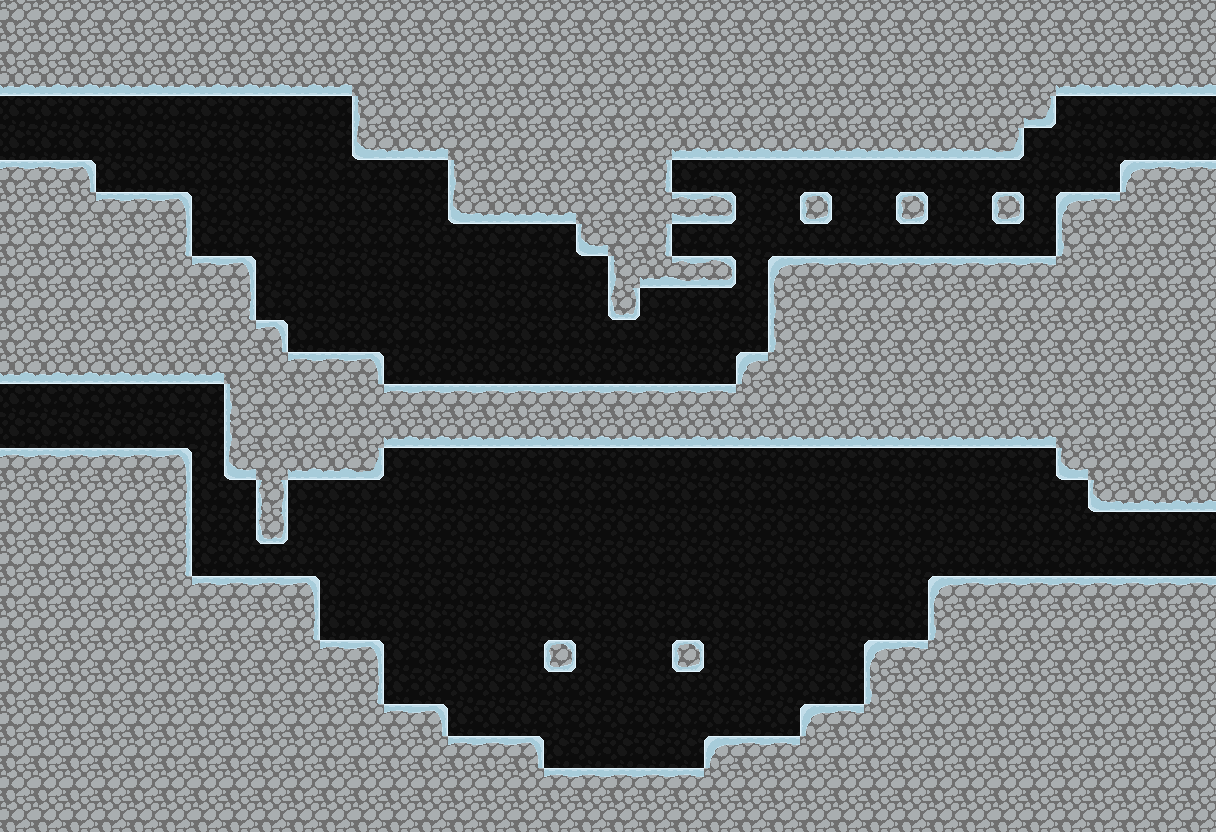

The image is a tile-based game level rendered from a .tmx file. Its description and complete source (layers, tilesets, objects, tile grids) follow:
An orthogonal 38x26 tile map with 32x32 px tiles, 2 tile layers (tilemap, foreground) and 10 objects (5x jadedragon, 4x travelpoint, breakablewall).

<map version="1.0" orientation="orthogonal" width="38" height="26" tilewidth="32" tileheight="32">
 <tileset firstgid="1" name="tilemap" tilewidth="32" tileheight="32">
  <image source="gfx/tilemap.png" width="192" height="320" />
 </tileset>
 <layer name="tilemap" width="38" height="26" opacity="0.34">
  <data encoding="csv">
9,9,9,9,9,9,9,9,9,9,9,9,9,9,9,9,9,9,9,9,9,9,9,9,9,9,9,9,9,9,9,9,9,9,9,9,9,9,
9,9,9,9,9,9,9,9,9,9,9,9,9,9,9,9,9,9,9,9,9,9,9,9,9,9,9,9,9,9,9,9,9,9,9,9,9,9,
9,9,9,9,9,9,9,9,9,9,9,9,9,9,9,9,9,9,9,9,9,9,9,9,9,9,9,9,9,9,9,9,9,9,9,9,9,9,
9,9,9,9,9,9,9,9,9,9,9,9,9,9,9,9,9,9,9,9,9,9,9,9,9,9,9,9,9,9,9,9,9,9,9,9,9,9,
9,9,9,9,9,9,9,9,9,9,9,9,9,9,9,9,9,9,9,9,9,9,9,9,9,9,9,9,9,9,9,9,9,9,9,9,9,9,
9,9,9,9,9,9,9,9,9,9,9,9,9,9,9,9,9,9,9,9,9,9,9,9,9,9,9,9,9,9,9,9,9,9,9,9,9,9,
9,9,9,9,9,9,9,9,9,9,9,9,9,9,9,9,9,9,9,9,9,9,9,9,9,9,9,9,9,9,9,9,9,9,9,9,9,9,
9,9,9,9,9,9,9,9,9,9,9,9,9,9,9,9,9,9,9,9,9,9,9,9,9,9,9,9,9,9,9,9,9,9,9,9,9,9,
9,9,9,9,9,9,9,9,9,9,9,9,9,9,9,9,9,9,9,9,9,9,9,9,9,9,9,9,9,9,9,9,9,9,9,9,9,9,
9,9,9,9,9,9,9,9,9,9,9,9,9,9,9,9,9,9,9,9,9,9,9,9,9,9,9,9,9,9,9,9,9,9,9,9,9,9,
9,9,9,9,9,9,9,9,9,9,9,9,9,9,9,9,9,9,9,9,9,9,9,9,9,9,9,9,9,9,9,9,9,9,9,9,9,9,
9,9,9,9,9,9,9,9,9,9,9,9,9,9,9,9,9,9,9,9,9,9,9,9,9,9,9,9,9,9,9,9,9,9,9,9,9,9,
9,9,9,9,9,9,9,9,9,9,9,9,9,9,9,9,9,9,9,9,9,9,9,9,9,9,9,9,9,9,9,9,9,9,9,9,9,9,
9,9,9,9,9,9,9,9,9,9,9,9,9,9,9,9,9,9,9,9,9,9,9,9,9,9,9,9,9,9,9,9,9,9,9,9,9,9,
9,9,9,9,9,9,9,9,9,9,9,9,9,9,9,9,9,9,9,9,9,9,9,9,9,9,9,9,9,9,9,9,9,9,9,9,9,9,
9,9,9,9,9,9,9,9,9,9,9,9,9,9,9,9,9,9,9,9,9,9,9,9,9,9,9,9,9,9,9,9,9,9,9,9,9,9,
9,9,9,9,9,9,9,9,9,9,9,9,9,9,9,9,9,9,9,9,9,9,9,9,9,9,9,9,9,9,9,9,9,9,9,9,9,9,
9,9,9,9,9,9,9,9,9,9,9,9,9,9,9,9,9,9,9,9,9,9,9,9,9,9,9,9,9,9,9,9,9,9,9,9,9,9,
9,9,9,9,9,9,9,9,9,9,9,9,9,9,9,9,9,9,9,9,9,9,9,9,9,9,9,9,9,9,9,9,9,9,9,9,9,9,
9,9,9,9,9,9,9,9,9,9,9,9,9,9,9,9,9,9,9,9,9,9,9,9,9,9,9,9,9,9,9,9,9,9,9,9,9,9,
9,9,9,9,9,9,9,9,9,9,9,9,9,9,9,9,9,9,9,9,9,9,9,9,9,9,9,9,9,9,9,9,9,9,9,9,9,9,
9,9,9,9,9,9,9,9,9,9,9,9,9,9,9,9,9,9,9,9,9,9,9,9,9,9,9,9,9,9,9,9,9,9,9,9,9,9,
9,9,9,9,9,9,9,9,9,9,9,9,9,9,9,9,9,9,9,9,9,9,9,9,9,9,9,9,9,9,9,9,9,9,9,9,9,9,
9,9,9,9,9,9,9,9,9,9,9,9,9,9,9,9,9,9,9,9,9,9,9,9,9,9,9,9,9,9,9,9,9,9,9,9,9,9,
9,9,9,9,9,9,9,9,9,9,9,9,9,9,9,9,9,9,9,9,9,9,9,9,9,9,9,9,9,9,9,9,9,9,9,9,9,9,
9,9,9,9,9,9,9,9,9,9,9,9,9,9,9,9,9,9,9,9,9,9,9,9,9,9,9,9,9,9,9,9,9,9,9,9,9,9
</data>
 </layer>
 <layer name="foreground" width="38" height="26">
  <data encoding="csv">
11,11,11,11,11,11,11,11,11,11,11,11,11,11,11,11,11,11,11,11,11,11,11,11,11,11,11,11,11,11,11,11,11,11,11,11,11,11,
11,11,11,11,11,11,11,11,11,11,11,11,11,11,11,11,11,11,11,11,11,11,11,11,11,11,11,11,11,11,11,11,11,11,11,11,11,11,
17,17,17,17,17,17,17,17,17,17,17,11,11,11,11,11,11,11,11,11,11,11,11,11,11,11,11,11,11,11,11,11,11,17,17,17,17,17,
0,0,0,0,0,0,0,0,0,0,0,10,11,11,11,11,11,11,11,11,11,11,11,11,11,11,11,11,11,11,11,11,18,0,0,0,0,0,
0,0,0,0,0,0,0,0,0,0,0,16,17,17,11,11,11,11,11,11,11,17,17,17,17,17,17,17,17,17,17,18,0,0,0,0,0,0,
5,5,6,0,0,0,0,0,0,0,0,0,0,0,10,11,11,11,11,11,12,0,0,0,0,0,0,0,0,0,0,0,0,0,0,4,5,5,
11,11,11,5,5,6,0,0,0,0,0,0,0,0,16,17,17,17,11,11,11,13,21,0,0,3,0,0,3,0,0,3,0,4,5,11,11,11,
11,11,11,11,11,12,0,0,0,0,0,0,0,0,0,0,0,0,16,11,12,0,0,0,0,0,0,0,0,0,0,0,0,10,11,11,11,11,
11,11,11,11,11,11,5,6,0,0,0,0,0,0,0,0,0,0,0,10,17,13,21,0,4,5,5,5,5,5,5,5,5,11,11,11,11,11,
11,11,11,11,11,11,11,12,0,0,0,0,0,0,0,0,0,0,0,7,0,0,0,0,10,11,11,11,11,11,11,11,11,11,11,11,11,11,
11,11,11,11,11,11,11,11,6,0,0,0,0,0,0,0,0,0,0,0,0,0,0,0,10,11,11,11,11,11,11,11,11,11,11,11,11,11,
17,17,17,17,17,17,17,11,11,5,5,6,0,0,0,0,0,0,0,0,0,0,0,4,11,11,11,11,11,11,11,11,11,11,11,11,11,11,
0,0,0,0,0,0,0,10,11,11,11,11,5,5,5,5,5,5,5,5,5,5,5,11,11,11,11,11,11,11,11,11,11,11,11,11,11,11,
0,0,0,0,0,0,0,10,11,11,11,11,17,17,17,17,17,17,17,17,17,17,17,17,17,17,17,17,17,17,17,17,17,11,11,11,11,11,
5,5,5,5,5,6,0,16,11,17,17,18,0,0,0,0,0,0,0,0,0,0,0,0,0,0,0,0,0,0,0,0,0,16,11,11,11,11,
11,11,11,11,11,12,0,0,26,0,0,0,0,0,0,0,0,0,0,0,0,0,0,0,0,0,0,0,0,0,0,0,0,0,16,17,17,17,
11,11,11,11,11,12,0,0,7,0,0,0,0,0,0,0,0,0,0,0,0,0,0,0,0,0,0,0,0,0,0,0,0,0,0,0,0,0,
11,11,11,11,11,12,0,0,0,0,0,0,0,0,0,0,0,0,0,0,0,0,0,0,0,0,0,0,0,0,0,0,0,0,0,0,0,0,
11,11,11,11,11,11,5,5,5,6,0,0,0,0,0,0,0,0,0,0,0,0,0,0,0,0,0,0,0,4,5,5,5,5,5,5,5,5,
11,11,11,11,11,11,11,11,11,12,0,0,0,0,0,0,0,0,0,0,0,0,0,0,0,0,0,0,0,30,11,11,11,11,11,11,11,11,
11,11,11,11,11,11,11,11,11,11,5,6,0,0,0,0,0,3,0,0,0,3,0,0,0,0,0,4,5,11,11,11,11,11,11,11,11,11,
11,11,11,11,11,11,11,11,11,11,11,12,0,0,0,0,0,0,0,0,0,0,0,0,0,0,0,30,11,11,11,11,11,11,11,11,11,11,
11,11,11,11,11,11,11,11,11,11,11,11,5,6,0,0,0,0,0,0,0,0,0,0,0,4,5,11,11,11,11,11,11,11,11,11,11,11,
11,11,11,11,11,11,11,11,11,11,11,11,11,11,5,5,6,0,0,0,0,0,4,5,5,11,11,11,11,11,11,11,11,11,11,11,11,11,
11,11,11,11,11,11,11,11,11,11,11,11,11,11,11,11,11,5,5,5,5,5,11,11,11,11,11,11,11,11,11,11,11,11,11,11,11,11,
11,11,11,11,11,11,11,11,11,11,11,11,11,11,11,11,11,11,11,11,11,11,11,11,11,11,11,11,11,11,11,11,11,11,11,11,11,11
</data>
 </layer>
 <objectgroup name="objects" width="38" height="26">
  <object name="room1-0to1-1" type="travelpoint" x="0" y="96" width="32" height="64">
   <properties>
    <property name="map" value="room1-1" />
    <property name="target" value="room1-1to1-0" />
   </properties>
  </object>
  <object name="dragon" type="jadedragon" x="608" y="512" width="32" height="32">
   <properties>
    <property name="delay" value=".5" />
    <property name="interval" value="1.0" />
   </properties>
  </object>
  <object name="room1-0to4-1" type="travelpoint" x="0" y="384" width="32" height="64">
   <properties>
    <property name="map" value="room4-1" />
    <property name="target" value="room4-1to1-0" />
   </properties>
  </object>
  <object name="dragon" type="jadedragon" x="480" y="512" width="32" height="32">
   <properties>
    <property name="delay" value="1.0" />
    <property name="interval" value="1.0" />
   </properties>
  </object>
  <object name="dragon" type="jadedragon" x="736" y="512" width="32" height="32">
   <properties>
    <property name="delay" value="1.0" />
    <property name="interval" value="1.0" />
   </properties>
  </object>
  <object name="room1-BreakableWallOne" type="breakablewall" x="608" y="320" width="32" height="64" />
  <object name="dragon" type="jadedragon" x="672" y="224" width="32" height="32">
   <properties>
    <property name="delay" value="1.25" />
    <property name="interval" value="2.5" />
   </properties>
  </object>
  <object name="dragon" type="jadedragon" x="672" y="160" width="32" height="32">
   <properties>
    <property name="delay" value="0" />
    <property name="interval" value="2.5" />
   </properties>
  </object>
  <object name="room1-0to0-4" type="travelpoint" x="1184" y="96" width="32" height="64">
   <properties>
    <property name="map" value="room0-4" />
    <property name="target" value="room0-4to1-0" />
   </properties>
  </object>
  <object name="room1-0to3-3" type="travelpoint" x="1184" y="512" width="32" height="64">
   <properties>
    <property name="map" value="room3-3" />
    <property name="target" value="room3-3to1-0" />
   </properties>
  </object>
 </objectgroup>
</map>
